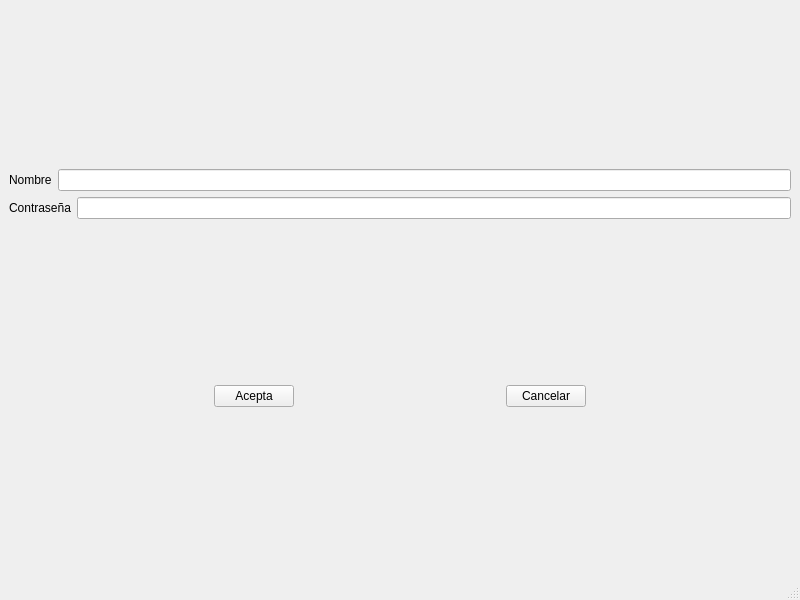
<?xml version="1.0" encoding="UTF-8"?>
<ui version="4.0">
 <class>MainWindow</class>
 <widget class="QMainWindow" name="MainWindow">
  <property name="geometry">
   <rect>
    <x>0</x>
    <y>0</y>
    <width>800</width>
    <height>600</height>
   </rect>
  </property>
  <property name="windowTitle">
   <string>MainWindow</string>
  </property>
  <widget class="QWidget" name="centralwidget">
   <layout class="QVBoxLayout" name="verticalLayout_2">
    <item>
     <layout class="QVBoxLayout" name="verticalLayout">
      <item>
       <layout class="QHBoxLayout" name="horizontalLayout">
        <item>
         <widget class="QLabel" name="label">
          <property name="text">
           <string>Nombre</string>
          </property>
         </widget>
        </item>
        <item>
         <widget class="QLineEdit" name="lineEdit"/>
        </item>
       </layout>
      </item>
      <item>
       <layout class="QHBoxLayout" name="horizontalLayout_2">
        <item>
         <widget class="QLabel" name="label_2">
          <property name="text">
           <string>Contraseña</string>
          </property>
         </widget>
        </item>
        <item>
         <widget class="QLineEdit" name="lineEdit_2"/>
        </item>
       </layout>
      </item>
     </layout>
    </item>
    <item>
     <layout class="QHBoxLayout" name="horizontalLayout_3">
      <item>
       <spacer name="horizontalSpacer_2">
        <property name="orientation">
         <enum>Qt::Orientation::Horizontal</enum>
        </property>
        <property name="sizeHint" stdset="0">
         <size>
          <width>40</width>
          <height>20</height>
         </size>
        </property>
       </spacer>
      </item>
      <item>
       <widget class="QPushButton" name="pushButton">
        <property name="text">
         <string>Acepta</string>
        </property>
       </widget>
      </item>
      <item>
       <spacer name="horizontalSpacer">
        <property name="orientation">
         <enum>Qt::Orientation::Horizontal</enum>
        </property>
        <property name="sizeHint" stdset="0">
         <size>
          <width>40</width>
          <height>20</height>
         </size>
        </property>
       </spacer>
      </item>
      <item>
       <widget class="QPushButton" name="pushButton_2">
        <property name="text">
         <string>Cancelar</string>
        </property>
       </widget>
      </item>
      <item>
       <spacer name="horizontalSpacer_3">
        <property name="orientation">
         <enum>Qt::Orientation::Horizontal</enum>
        </property>
        <property name="sizeHint" stdset="0">
         <size>
          <width>40</width>
          <height>20</height>
         </size>
        </property>
       </spacer>
      </item>
     </layout>
    </item>
   </layout>
  </widget>
  <widget class="QMenuBar" name="menubar">
   <property name="geometry">
    <rect>
     <x>0</x>
     <y>0</y>
     <width>800</width>
     <height>33</height>
    </rect>
   </property>
  </widget>
  <widget class="QStatusBar" name="statusbar"/>
 </widget>
 <resources/>
 <connections/>
</ui>
